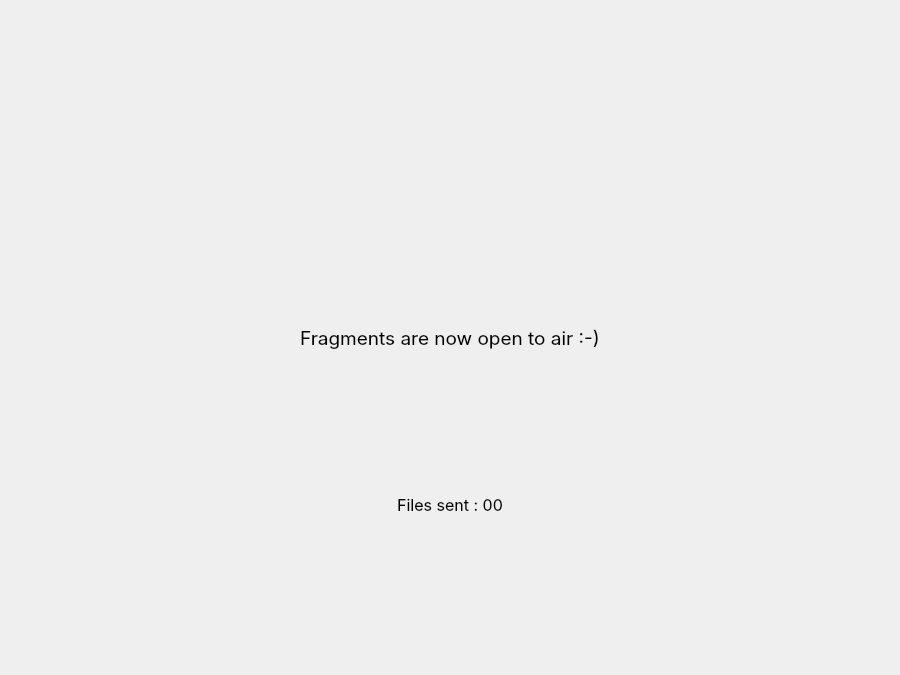
<?xml version="1.0" encoding="UTF-8"?>
<ui version="4.0">
 <class>MainWindow</class>
 <widget class="QMainWindow" name="MainWindow">
  <property name="geometry">
   <rect>
    <x>0</x>
    <y>0</y>
    <width>900</width>
    <height>675</height>
   </rect>
  </property>
  <property name="minimumSize">
   <size>
    <width>900</width>
    <height>675</height>
   </size>
  </property>
  <property name="maximumSize">
   <size>
    <width>900</width>
    <height>675</height>
   </size>
  </property>
  <property name="windowTitle">
   <string>panchuko</string>
  </property>
  <property name="windowIcon">
   <iconset>
    <normaloff>resources/iconn.svg</normaloff>resources/iconn.svg</iconset>
  </property>
  <widget class="QWidget" name="centralwidget">
   <widget class="QStackedWidget" name="stackedWidget">
    <property name="geometry">
     <rect>
      <x>0</x>
      <y>0</y>
      <width>900</width>
      <height>675</height>
     </rect>
    </property>
    <property name="currentIndex">
     <number>3</number>
    </property>
    <widget class="QWidget" name="home">
     <property name="minimumSize">
      <size>
       <width>900</width>
       <height>675</height>
      </size>
     </property>
     <property name="maximumSize">
      <size>
       <width>900</width>
       <height>675</height>
      </size>
     </property>
     <widget class="QLabel" name="panchuko">
      <property name="geometry">
       <rect>
        <x>375</x>
        <y>43</y>
        <width>150</width>
        <height>29</height>
       </rect>
      </property>
      <property name="text">
       <string/>
      </property>
      <property name="pixmap">
       <pixmap>resources/send recieve/SVG/panchuko.svg</pixmap>
      </property>
     </widget>
     <widget class="QToolButton" name="send">
      <property name="enabled">
       <bool>true</bool>
      </property>
      <property name="geometry">
       <rect>
        <x>385</x>
        <y>315</y>
        <width>135</width>
        <height>50</height>
       </rect>
      </property>
      <property name="text">
       <string>...</string>
      </property>
      <property name="icon">
       <iconset>
        <normaloff>resources/send recieve/SVG/send .svg</normaloff>resources/send recieve/SVG/send .svg</iconset>
      </property>
      <property name="iconSize">
       <size>
        <width>130</width>
        <height>45</height>
       </size>
      </property>
      <property name="checkable">
       <bool>false</bool>
      </property>
      <property name="autoRepeat">
       <bool>false</bool>
      </property>
      <property name="autoExclusive">
       <bool>false</bool>
      </property>
      <property name="autoRaise">
       <bool>true</bool>
      </property>
     </widget>
     <widget class="QLabel" name="background">
      <property name="geometry">
       <rect>
        <x>0</x>
        <y>0</y>
        <width>900</width>
        <height>675</height>
       </rect>
      </property>
      <property name="text">
       <string/>
      </property>
      <property name="pixmap">
       <pixmap>resources/main bg.svg</pixmap>
      </property>
     </widget>
     <zorder>background</zorder>
     <zorder>panchuko</zorder>
     <zorder>send</zorder>
    </widget>
    <widget class="QWidget" name="makesure">
     <property name="minimumSize">
      <size>
       <width>900</width>
       <height>675</height>
      </size>
     </property>
     <property name="maximumSize">
      <size>
       <width>900</width>
       <height>675</height>
      </size>
     </property>
     <widget class="QLabel" name="background_2">
      <property name="geometry">
       <rect>
        <x>0</x>
        <y>0</y>
        <width>900</width>
        <height>675</height>
       </rect>
      </property>
      <property name="text">
       <string/>
      </property>
      <property name="pixmap">
       <pixmap>resources/main bg.svg</pixmap>
      </property>
     </widget>
     <widget class="QLabel" name="label">
      <property name="geometry">
       <rect>
        <x>147</x>
        <y>325</y>
        <width>606</width>
        <height>24</height>
       </rect>
      </property>
      <property name="text">
       <string/>
      </property>
      <property name="pixmap">
       <pixmap>resources/make sure/SVG/next.svg</pixmap>
      </property>
     </widget>
     <widget class="QToolButton" name="makesurenext">
      <property name="geometry">
       <rect>
        <x>400</x>
        <y>572</y>
        <width>110</width>
        <height>50</height>
       </rect>
      </property>
      <property name="text">
       <string>...</string>
      </property>
      <property name="icon">
       <iconset>
        <normaloff>resources/make sure/SVG/nextt.svg</normaloff>resources/make sure/SVG/nextt.svg</iconset>
      </property>
      <property name="iconSize">
       <size>
        <width>100</width>
        <height>45</height>
       </size>
      </property>
      <property name="autoRaise">
       <bool>true</bool>
      </property>
     </widget>
    </widget>
    <widget class="QWidget" name="readytogo">
     <widget class="QLabel" name="background_4">
      <property name="geometry">
       <rect>
        <x>0</x>
        <y>0</y>
        <width>900</width>
        <height>675</height>
       </rect>
      </property>
      <property name="text">
       <string/>
      </property>
      <property name="pixmap">
       <pixmap>resources/main bg.svg</pixmap>
      </property>
     </widget>
     <widget class="QListWidget" name="listWidget">
      <property name="geometry">
       <rect>
        <x>45</x>
        <y>90</y>
        <width>780</width>
        <height>475</height>
       </rect>
      </property>
      <property name="font">
       <font>
        <family>SF Pro Display</family>
        <pointsize>12</pointsize>
        <weight>50</weight>
        <bold>false</bold>
       </font>
      </property>
      <property name="styleSheet">
       <string notr="true">background-color: rgba(255, 255, 255, 0);
color:&quot;#dddddd&quot;</string>
      </property>
      <property name="frameShape">
       <enum>QFrame::NoFrame</enum>
      </property>
     </widget>
     <widget class="QLabel" name="filenamesize">
      <property name="geometry">
       <rect>
        <x>45</x>
        <y>45</y>
        <width>161</width>
        <height>24</height>
       </rect>
      </property>
      <property name="font">
       <font>
        <family>SF Pro Display</family>
        <pointsize>12</pointsize>
        <weight>50</weight>
        <bold>false</bold>
       </font>
      </property>
      <property name="styleSheet">
       <string notr="true">color:&quot;#dddddd&quot;</string>
      </property>
      <property name="text">
       <string>Files Name &amp; Size</string>
      </property>
     </widget>
     <widget class="QToolButton" name="readytogonext">
      <property name="geometry">
       <rect>
        <x>400</x>
        <y>572</y>
        <width>110</width>
        <height>50</height>
       </rect>
      </property>
      <property name="text">
       <string/>
      </property>
      <property name="icon">
       <iconset>
        <normaloff>resources/enter pass code/SVG/next.svg</normaloff>resources/enter pass code/SVG/next.svg</iconset>
      </property>
      <property name="iconSize">
       <size>
        <width>100</width>
        <height>45</height>
       </size>
      </property>
      <property name="autoRaise">
       <bool>true</bool>
      </property>
     </widget>
    </widget>
    <widget class="QWidget" name="fragementsareout">
     <widget class="QLabel" name="label_2">
      <property name="geometry">
       <rect>
        <x>0</x>
        <y>0</y>
        <width>900</width>
        <height>675</height>
       </rect>
      </property>
      <property name="text">
       <string/>
      </property>
      <property name="pixmap">
       <pixmap>resources/main bg.svg</pixmap>
      </property>
     </widget>
     <widget class="QLabel" name="label_3">
      <property name="geometry">
       <rect>
        <x>0</x>
        <y>299</y>
        <width>900</width>
        <height>78</height>
       </rect>
      </property>
      <property name="font">
       <font>
        <family>SF Pro Display</family>
        <pointsize>14</pointsize>
        <weight>50</weight>
        <bold>false</bold>
       </font>
      </property>
      <property name="styleSheet">
       <string notr="true">color:&quot;#dddddd&quot;;</string>
      </property>
      <property name="text">
       <string>Fragments are now open to air :-)</string>
      </property>
      <property name="pixmap">
       <pixmap>resources/fragments are out.svg</pixmap>
      </property>
      <property name="alignment">
       <set>Qt::AlignCenter</set>
      </property>
     </widget>
     <widget class="QLabel" name="filessent">
      <property name="geometry">
       <rect>
        <x>0</x>
        <y>480</y>
        <width>900</width>
        <height>50</height>
       </rect>
      </property>
      <property name="font">
       <font>
        <family>SF Pro Display</family>
        <pointsize>12</pointsize>
       </font>
      </property>
      <property name="styleSheet">
       <string notr="true">color:&quot;#dddddd&quot;</string>
      </property>
      <property name="text">
       <string>Files sent : 00</string>
      </property>
      <property name="alignment">
       <set>Qt::AlignCenter</set>
      </property>
     </widget>
    </widget>
   </widget>
  </widget>
 </widget>
 <resources/>
 <connections/>
</ui>
